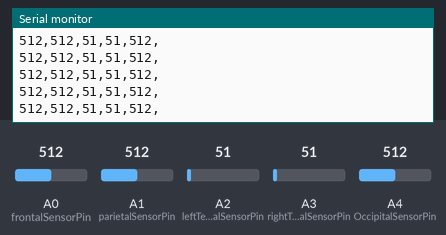
The sketch below on a simulated Arduino Uno, built with avr-gcc and run on an emulated ATmega328P. Shown: the last lines printed to the serial monitor. Inputs (shaded band) come from the test bench; at power-on: A2 (leftTemporalSensorPin) = 51, A0 (frontalSensorPin) = 512, A1 (parietalSensorPin) = 512, A3 (rightTemporalSensorPin) = 51, A4 (OccipitalSensorPin) = 512.

Above: at 1.2 s.
1.3 s: A2 (leftTemporalSensorPin) set to 93
At 2.1 s:
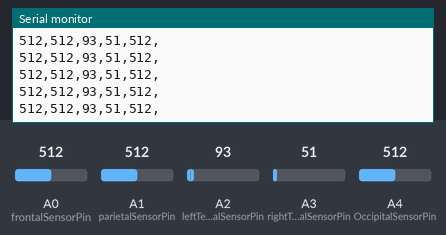
4.3 s: A2 (leftTemporalSensorPin) set to 107
At 5.2 s:
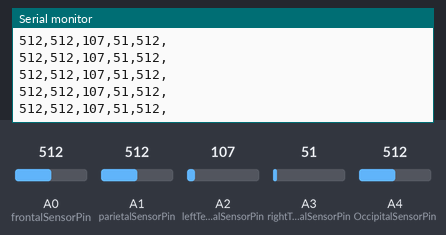
8.8 s: A0 (frontalSensorPin) set to 104
At 9.8 s:
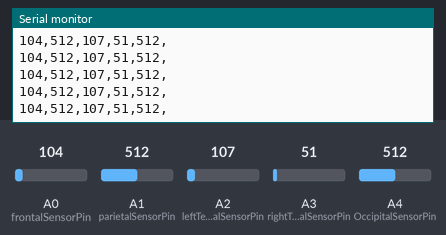
10.3 s: A0 (frontalSensorPin) set to 92
At 11.3 s:
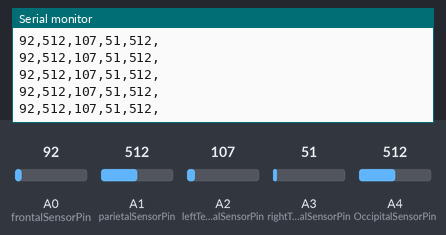
11.8 s: A1 (parietalSensorPin) set to 110
At 12.4 s:
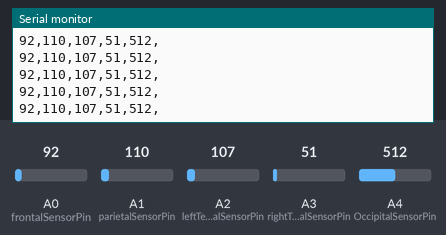
14.8 s: A1 (parietalSensorPin) set to 91
At 15.5 s:
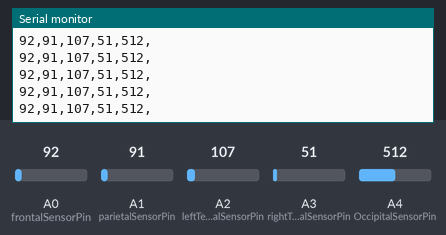
Timing chart, 0 to 17.3 s (numbered marks = the images above; inputs shaded):
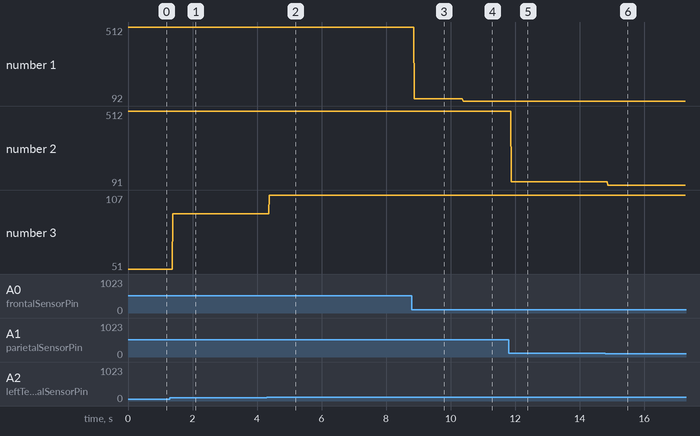

The sketch:

Arduino_Impact_Simulator_v01.ino
```cpp
// (licence header left out)
int frontalSensorPin = A0;
int parietalSensorPin = A1;
int leftTemporalSensorPin = A2;
int rightTemporalSensorPin = A3;
int OccipitalSensorPin = A4;

const byte kNumberOfChannelsFromExcel = 6;
//Incoming Serial Data Array
String incomingSerialData[kNumberOfChannelsFromExcel];

const String kDelimiter = ",";    // Data Streamer expects a comma delimeter
String inputString = "";          // String variable to hold incoming data
boolean stringComplete = false;   // Indicates complete string (newline found)
const int kSerialInterval = 10;   // Interval between serial writes
unsigned long serialPreviousTime; // Timestamp to track serial interval

// SETUP ----------------------------------------------------------------------
void setup() {
  // Initializations occur here
  Serial.begin(9600);
}

// START OF MAIN LOOP ---------------------------------------------------------
void loop()
{

  // Read Excel variables from serial port (Data Streamer)
  ProcessIncomingSerial();

  if (incomingSerialData[0] != "#pause")
  {
    // Process and send data to Excel via serial port (Data Streamer)
    ProcessOutgoingSerial();
  }

}

// INCOMING SERIAL DATA PROCESSING CODE----------------------------------------
// Process serial data inputString from Data Streamer
void ParseSerialData()
{
  if (stringComplete) {
    //Build an array of values from comma delimited string from Data Streamer
    ParseLine(inputString);

    inputString = ""; // reset inputString
    stringComplete = false; // reset stringComplete flag
  }
}

// OUTGOING SERIAL DATA PROCESSING CODE----------------------------------------
void SendDataToSerial() {
  // Read sensor values
  int frontSensorReading = analogRead(frontalSensorPin);
  int parietalSensorReading = analogRead(parietalSensorPin);
  int leftTemporalSensorReading = analogRead(leftTemporalSensorPin);
  int rightTemporalSensorReading = analogRead(rightTemporalSensorPin);
  int occipitalSensorReading = analogRead(OccipitalSensorPin);

  // Send data out separated by a comma (kDelimiter)
  // Repeat next 2 lines of code for each variable sent:
  Serial.print(frontSensorReading);
  Serial.print(kDelimiter);

  Serial.print(parietalSensorReading);
  Serial.print(kDelimiter);

  Serial.print(leftTemporalSensorReading);
  Serial.print(kDelimiter);

  Serial.print(rightTemporalSensorReading);
  Serial.print(kDelimiter);

  Serial.print(occipitalSensorReading);
  Serial.print(kDelimiter);

  Serial.println(); // Add final line ending character only once
}

// OUTGOING SERIAL DATA PROCESSING CODE----------------------------------------
void ProcessOutgoingSerial()
{
   // Enter into this only when serial interval has elapsed
  if((millis() - serialPreviousTime) > kSerialInterval)
  {
    serialPreviousTime = millis(); // Reset serial interval timestamp
    SendDataToSerial();
  }
}

// INCOMING SERIAL DATA PROCESSING CODE----------------------------------------
void ProcessIncomingSerial()
{
  GetSerialData();
  ParseSerialData();
}

// Gathers bits from serial port to build inputString
void GetSerialData()
{
  while (Serial.available()) {
    char inChar = (char)Serial.read();    // Read new character
    inputString += inChar;                // Add it to input string
    if (inChar == '\n') {                 // If we get a newline...
      stringComplete = true;              // Then we have a complete string
    }
  }
}

// Parses a single string of comma delimited values with line ending character
void ParseLine(String data)
{
    int charIndex = 0; // Tracks the character we are looking at
    int arrayIndex = 0; // Tracks the array index to set values into
    while(arrayIndex < kNumberOfChannelsFromExcel) // Loop until full
    {
        String field = ParseNextField(data, charIndex);  // Parse next field
        incomingSerialData[arrayIndex] = field; // Add field to array
        arrayIndex++;   // Increment index
    }
}

// Parses the next value field in between the comma delimiters
String ParseNextField(String data, int &charIndex)
{
    if (charIndex >= data.length() )
    {
      return ""; //end of data
    }

    String field = "";
    bool hitDelimiter = false; // flag for delimiter detection
    while (hitDelimiter == false) // loop characters until next delimiter
    {
        if (charIndex >= data.length() )
        {
          break; //end of data
        }

        if (String(data[charIndex]) == "\n") // if character is a line break
        {
          break; // end of data
        }

       if(String(data[charIndex]) == kDelimiter) // if we hit a delimiter
        {
          hitDelimiter = true;  // flag the delimiter hit
          charIndex++; // set iterator after delimiter so we skip next comma
          break;
        }
        else
        {
          field += data[charIndex]; // add character to field string
          charIndex++; // increment to next character in data
        }
    }
    return field;
}
```

Measured:
- after the input at 1.3 s, the serial monitor: prints a new line after 0.09 s (image 1)
- after the input at 4.3 s, the serial monitor: prints a new line after 0.08 s (image 2)
- after the input at 8.8 s, the serial monitor: prints a new line after 0.08 s (image 3)
- after the input at 10.3 s, the serial monitor: prints a new line after 0.09 s (image 4)
- after the input at 11.8 s, the serial monitor: prints a new line after 0.08 s (image 5)
- after the input at 14.8 s, the serial monitor: prints a new line after 0.08 s (image 6)
- plotted number 1: 512 → 104 after the input at 8.8 s, 104 → 92 after the input at 10.3 s
- plotted number 2: 512 → 110 after the input at 11.8 s, 110 → 91 after the input at 14.8 s
